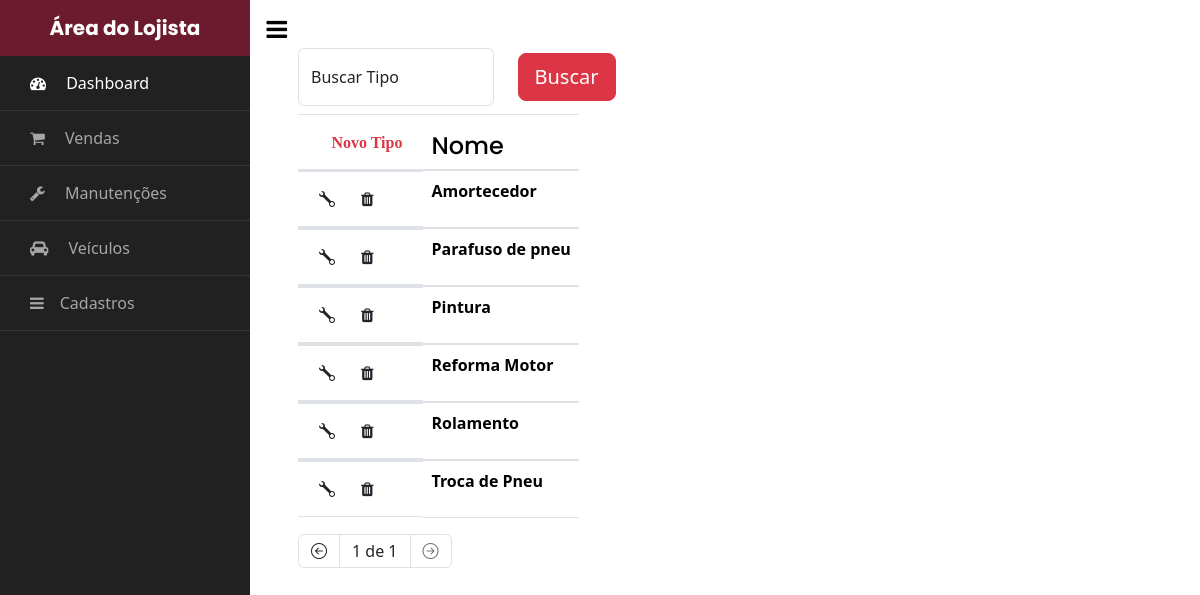
The app's page /area_do_lojista/cadastros/tipos_manutencao/ with its own data.
### gestao/models.py (models this page shows, shortened)
class Tipo_Manutencao(models.Model):
    id = models.AutoField(primary_key=True)
    nome = models.CharField(max_length=50)
    class Meta:
        verbose_name_plural = 'Tipos de Manutenção'

### gestao/views.py (the view)
# urls.py: path('cadastros/tipos_manutencao/', TipoManutencaoListView.as_view(), name='lista_tipos_manutencao'),
class TipoManutencaoListView(ListView):
    model = Tipo_Manutencao
    template_name = 'tipo_manutencao.html'
    context_object_name = 'manutencoes'
    paginate_by = 15
    def get_queryset(self):
        manutencao = super(TipoManutencaoListView, self).get_queryset()
        search = self.request.GET.get('search')
        if search:
            manutencao = manutencao.filter(nome__icontains=search).order_by('nome')
        else:
            manutencao = manutencao.order_by('nome')
        return manutencao

### gestao/templates/tipo_manutencao.html (shortened to what this page needs)
{% extends 'base_lojista.html' %}
{% block content %}
<form method="GET" action="{% url 'lista_tipos_manutencao' %}" class="row  d-flex flex-wrap">
    <div class="col-11 col-sm-5 col-md-4 col-lg-3 mb-2">
      <div class="form-floating">
          <input type="text" name="search" id="search" class="form-control" placeholder="Search" value="{{ request.GET.search|default:'' }}">
          <label class="form-label" for="Search">Buscar Tipo</label>
      </div>
    </div>
      <div class="col col-sm-2 align-self-center mb-2">
          <button type="submit" class="btn btn-danger btn-lg ">Buscar</button>
      </div>
</form>
    <table class="table table-responsive">
        <thead>
            <tr class="">
                <th class="">
                    <button class="btn" type="button" data-bs-toggle="modal" data-bs-target="#createModal"><i class="fa-solid fa-gear text-danger">Novo Tipo</i></button>
                    </div>
                <th ><h4 class="m-0">Nome</h4></th>
        <tbody>
            {% for manutencao in manutencoes %}
                <tr class="">
                    <td class="d-flex flex-nowrap">
                        <button class="btn" type="button" data-bs-toggle="modal" data-bs-target="#editModal{{manutencao.id}}"><i class="bi bi-wrench"></i></button>
                        <button class="btn" type="button" data-bs-toggle="modal" data-bs-target="#deleteModal{{manutencao.id}}"> <i class="fa fa-trash link-offset-3-hover"></i></button>
                    </td>
                    <th class="" scope="row">{{ manutencao.nome }}</th>
                </tr>
        </tbody>
    </div>
    {% endfor %}
<nav aria-label="Page navigation example">
    <ul class="pagination ">
      {% if page_obj.has_previous %}
        <li class="page-item">
          <a class="page-link link-dark" href="?search={{ request.GET.search|default:'' }}&page=1"><i class="bi bi-chevron-double-left"></i></a>
        </li>
        <li class="page-item">
          <a class="page-link link-dark" href="?&search={{ request.GET.search|default:'' }}&page={{ page_obj.previous_page_number }}"><i class="bi bi-arrow-left-circle"></i></a>
        </li>
      {% else %}
        <li class="page-item disabled">
          <span class="page-link link-dark"><i class="bi bi-arrow-left-circle"></i></span>
        </li>
      {% endif %}
      <li class="page-item">
        <span class="page-link current link-dark">
          {{ page_obj.number }} de {{ page_obj.paginator.num_pages }}
        </span>
      </li>
      {% if page_obj.has_next %}
        <li class="page-item">
          <a class="page-link link-dark" href="?search={{ request.GET.search|default:'' }}&page={{ page_obj.next_page_number }}"><i class="bi bi-arrow-right-circle"></i></a>
        </li>
        <li class="page-item">
          <a class="page-link link-dark" href="?search={{ request.GET.search|default:'' }}&page={{ page_obj.paginator.num_pages }}"><i class="bi bi-chevron-double-right"></i></a>
        </li>
      {% else %}
        <li class="page-item disabled">
          <span class="page-link"><i class="bi bi-arrow-right-circle"></i></span>
        </li>
      {% endif %}
    </ul>
  </nav>
{% endblock %}

### records on screen
Tipo_Manutencao: nome "Amortecedor"
Tipo_Manutencao: nome "Parafuso de pneu"
Tipo_Manutencao: nome "Pintura"
Tipo_Manutencao: nome "Reforma Motor"
Tipo_Manutencao: nome "Rolamento"
Tipo_Manutencao: nome "Troca de Pneu"

### other values on screen
{{ page_obj.number }} "1"
{{ page_obj.paginator.num_pages }} "1"
